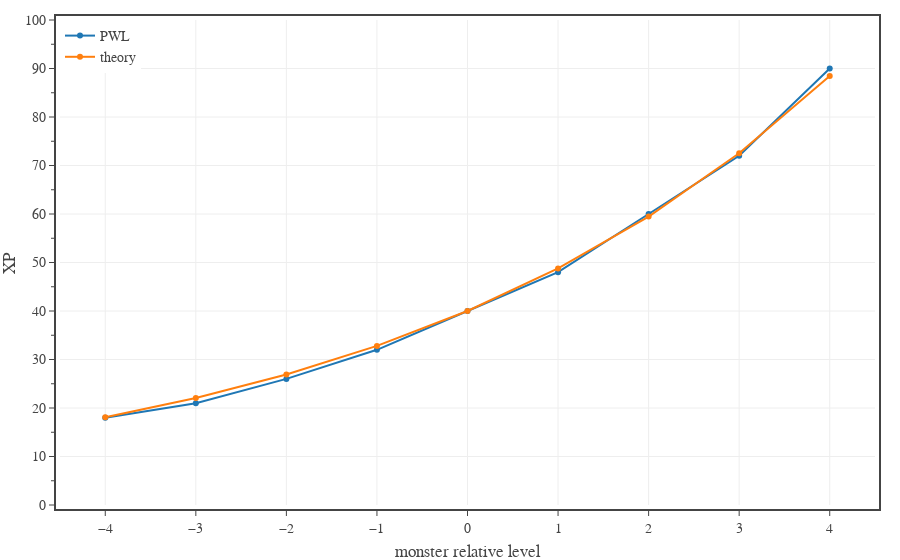

The notebook cell this image was saved under:
### Code cell
# plots Pathfinder PWL XP along with theoretical value

x  = np.array([-4,-3,-2,-1, 0, 1, 2, 3, 4])
y  = np.array([18,21,26,32,40,48,60,72,90])
#yf = np.array([10,15,20,30,40,60,80,120,160])*np.power(13/12, -2*x)
yf = 40*np.power(2, 0.5*x)*np.power(14/13, -2*x)

fig = go.Figure(
    layout=go.Layout(
        template=TFB_TEMPLATE,
        margin=dict(l=60, r=25, b=55, t=20, pad=4),
        xaxis=dict(
            title_text='monster relative level',
            range=[-4.5,4.5],
            tick0=0, dtick=1,
        ),
        yaxis=dict(
            title_text='XP',
            range=[0, 100],
            tick0=0, dtick=10,
            minor=dict(tick0=0, dtick=5),
        ),
        legend=dict(
            xanchor='left', yanchor='top',
            x=0.00, y=1.00,
            orientation='v',
            tracegroupgap=0,
        )
    )
)

fig.add_trace(go.Scatter(
    x=x, 
    y=y,
    mode='markers+lines', 
    name='PWL',
    hovertemplate=
        'level %{x}<br>'+
        'PWL %{y:.0f} XP' + 
        '<extra></extra>'
))

fig.add_trace(go.Scatter(
    x=x,
    y=yf,
    mode='markers+lines',
    name='theory',
    hovertemplate=
        'level %{x}<br>'+
        'theory %{y:.0f} XP' + 
        '<extra></extra>'
))

fig.show(config=TFB_CONFIG)

# save large format figure
if SAVEFIGS:
    file_name = f'./fig-pf-xp-theory-large.html'
    fig_html = fig.to_html(
        include_plotlyjs=False, 
        full_html=False, 
        config=TFB_CONFIG
    )
    fig_soup = BeautifulSoup(fig_html, 'html.parser')
    fig_soup.div['class'] = 'plotly-div-large'
    with open(file_name, 'wb') as fout:
        fout.write(fig_soup.prettify('utf-8'))

# save small format figure
if SAVEFIGS:
    #fig.update_traces(marker=dict(size=4))
    fig.update_layout(font=dict(size=10))
    file_name = f'./fig-pf-xp-theory-small.html'
    fig_html = fig.to_html(
        include_plotlyjs=False, 
        full_html=False, 
        config=TFB_CONFIG
    )
    fig_soup = BeautifulSoup(fig_html, 'html.parser')
    fig_soup.div['class'] = 'plotly-div-small'
    #fig_soup.div['style'] = 'aspect-ratio: 600/550;'
    with open(file_name, 'wb') as fout:
        fout.write(fig_soup.prettify('utf-8'))

### Figure 1 — Plotly figure (JSON) as saved in the notebook; plotly's stock layout.template omitted (floating-point values rounded to 4 significant figures)
{"data": [{"hovertemplate": "level %{x}<br>PWL %{y:.0f} XP<extra></extra>", "mode": "markers+lines", "name": "PWL", "type": "scatter", "x": [-4, -3, -2, -1, 0, 1, 2, 3, 4], "y": [18, 21, 26, 32, 40, 48, 60, 72, 90]}, {"hovertemplate": "level %{x}<br>theory %{y:.0f} XP<extra></extra>", "mode": "markers+lines", "name": "theory", "type": "scatter", "x": [-4, -3, -2, -1, 0, 1, 2, 3, 4], "y": [18.09, 22.06, 26.9, 32.8, 40, 48.78, 59.48, 72.53, 88.44]}], "layout": {"legend": {"orientation": "v", "tracegroupgap": 0, "x": 0, "xanchor": "left", "y": 1, "yanchor": "top"}, "margin": {"b": 55, "l": 60, "pad": 4, "r": 25, "t": 20}, "xaxis": {"dtick": 1, "range": [-4.5, 4.5], "tick0": 0, "title": {"text": "monster relative level"}}, "yaxis": {"dtick": 10, "minor": {"dtick": 5, "tick0": 0}, "range": [0, 100], "tick0": 0, "title": {"text": "XP"}}}}
